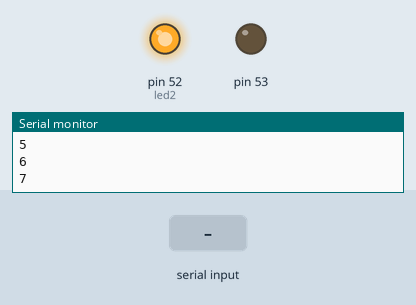
This sketch was run on a simulated Arduino Mega 2560, built with avr-gcc and run on an emulated ATmega2560. On the bench: output pins drawn as LEDs (lit = HIGH), the last lines printed to the serial monitor. The test bench sets the inputs (shaded band).

Above: at 0.62 s.
1.3 s: "w" received over the second serial link
At 2.1 s:
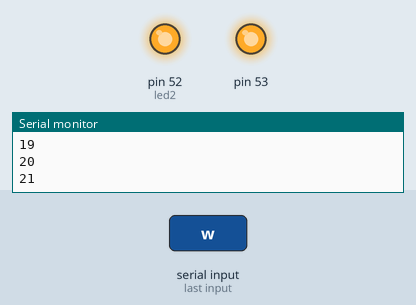
At 3.1 s:
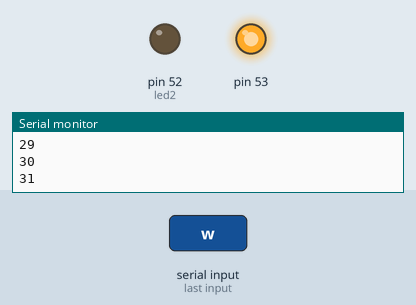
4.3 s: "x" received over the second serial link
Timing chart, 0 to 13.3 s (numbered marks = the images above; inputs shaded):
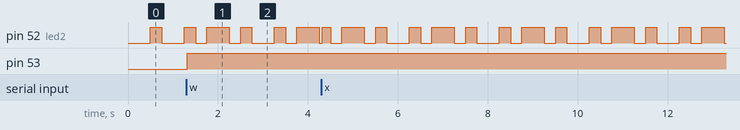

Measured:
- after the input at 1.3 s, pin 53: LOW → HIGH at once
- by itself, pin 52 (led2): repeats every 2.0 s: LOW 0.25 s, HIGH 0.50 s, LOW 0.25 s, HIGH 0.25 s, LOW 0.50 s, HIGH 0.25 s

The sketch:

BTcar_break_test.ino
```cpp
//char getstr;
//void setup()
//{
//  Serial.begin(9600);
//}
//void loop()
//{
//  getstr=Serial.read();
//  if(getstr=='h')
//  {
//    Serial.println("I am here!");
//  }
//  else if(getstr=='b'){
//    Serial.println("See you!");
//  }
//}


//#include "I2Cdev.h"
//#include "MPU6050_6Axis_MotionApps20.h"
//
//MPU6050 mpu; //实例化一个 MPU6050 对象，对象名称为 mpu
//int16_t ax, ay, az, gx, gy, gz;
//
////********************angle data*********************//
//float Gyro_y; //Y轴陀螺仪数据暂存
//float Gyro_x;
//float Gyro_z;
//float angleAx;
//float angle6;
//float K1 = 0.05; // 对加速度计取值的权重
//float Angle; //一阶互补滤波计算出的小车最终倾斜角度
//float accelz = 0;
//
////********************angle data*********************//
//
////***************Kalman_Filter*********************//
//float P[2][2] = {{ 1, 0 },
//  { 0, 1 }
//};
//float Pdot[4] = { 0, 0, 0, 0};
//float Q_angle = 0.001, Q_gyro = 0.005; //角度数据置信度,角速度数据置信度
//float R_angle = 0.5 , C_0 = 1;
//float q_bias, angle_err, PCt_0, PCt_1, E, K_0, K_1, t_0, t_1;
//float timeChange = 5; //滤波法采样时间间隔毫秒
//float dt = timeChange * 0.001; //注意：dt的取值为滤波器采样时间
////***************Kalman_Filter*********************//
//
//void Angletest()
//{
//  //平衡参数
//  Angle = atan2(ay , az) * 57.3;           //角度计算公式
//  Gyro_x = (gx - 128.1) / 131;              //角度转换
//  Kalman_Filter(Angle, Gyro_x);            //卡曼滤波
//  //旋转角度Z轴参数
//  if (gz > 32768) gz -= 65536;              //强制转换2g  1g
//  Gyro_z = -gz / 131;                      //Z轴参数转换
//  accelz = az / 16.4;
//
//  angleAx = atan2(ax, az) * 180 / PI; //计算与x轴夹角
//  Gyro_y = -gy / 131.00; //计算角速度
//  //一阶互补滤波
//  angle6 = K1 * angleAx + (1 - K1) * (angle6 + Gyro_y * dt);
//}
//
//////////////////////////kalman/////////////////////////
//float angle, angle_dot;                                //平衡角度值
//void Kalman_Filter(double angle_m, double gyro_m)
//{
//  angle += (gyro_m - q_bias) * dt;
//  angle_err = angle_m - angle;
//  Pdot[0] = Q_angle - P[0][1] - P[1][0];
//  Pdot[1] = - P[1][1];
//  Pdot[2] = - P[1][1];
//  Pdot[3] = Q_gyro;
//  P[0][0] += Pdot[0] * dt;
//  P[0][1] += Pdot[1] * dt;
//  P[1][0] += Pdot[2] * dt;
//  P[1][1] += Pdot[3] * dt;
//  PCt_0 = C_0 * P[0][0];
//  PCt_1 = C_0 * P[1][0];
//  E = R_angle + C_0 * PCt_0;
//  K_0 = PCt_0 / E;
//  K_1 = PCt_1 / E;
//  t_0 = PCt_0;
//  t_1 = C_0 * P[0][1];
//  P[0][0] -= K_0 * t_0;
//  P[0][1] -= K_0 * t_1;
//  P[1][0] -= K_1 * t_0;
//  P[1][1] -= K_1 * t_1;
//  angle += K_0 * angle_err; //角度
//  q_bias += K_1 * angle_err;
//  angle_dot = gyro_m - q_bias; //角速度
//}
//
//
//void setup() {
//  Wire.begin();                            //加入 I2C 总线序列
//  Serial.begin(9600);                       //开启串口，设置波特率
//  delay(1000);
//  mpu.initialize();                       //初始化MPU6050
//}
//
//void loop() {
//  mpu.getMotion6(&ax, &ay, &az, &gx, &gy, &gz);     //IIC获取MPU6050六轴数据 ax ay az gx gy gz
//
//  Angletest();                                      //获取angle 角度和卡曼滤波
//
//  Serial.print(ax);Serial.print(",");
//  Serial.print(ay);Serial.print(",");
//  Serial.print(az);Serial.print("---");
//  Serial.print(angle);Serial.print(",");
//  Serial.print(angle_dot);Serial.print(",");
//  Serial.println(angle6);
//
//  delay(5);
//}


#include  <SoftwareSerial.h>  //引用BlueTooth库
#include <MsTimer2.h>
SoftwareSerial  BT(12,11);  //设定BlueTooth接收脚,  传送脚
const int intA = 40;  //每 250 ms 做一次 myJobOne
const int intB = 250;  // 每 250 ms 做一次 myJobTwo
int led2 = 52;  // pin 8
int btin1 = 11;
int btin2 = 12;
const int INTERVAL = 1;   // 0.001 秒 = 1ms
char  comm;      //接收BT值
static unsigned int cnt = 0;

void ggyy( ) {
   static unsigned int gy = 0;
   ++gy;
   if(gy > 1000) gy = 0;
   if( gy % intA == 0) myJobOne( );   // gy 除以 intA 的餘數是 0
   if( gy % intB == 0) myJobTwo( );
}
void myJobOne( ) {
    if(BT.available()  >  0){
      comm  =  BT.read();
      Serial.println(comm);
      switch(comm){
        case  'w'  :  //接收到  'w'，前进
          Serial.println("forward");
          myNewJob( );
          break;
        case  'x'  :  //接收到  'x'，后退
          Serial.println("backward");
          myJobTwo( );
          break;
      }
    }

}

void setup( ) {
  BT.begin(9600);    //启动BlueTooth
  Serial.begin(9600);
  pinMode(53, OUTPUT);
  pinMode(led2, OUTPUT);
  pinMode(btin1,INPUT);
  pinMode(btin2,INPUT);
  MsTimer2::set(INTERVAL, ggyy); // INTERVAL ms
  MsTimer2::start( );
}

void loop( ) {
  cntReset();
  Serial.println(cnt);
  delay(100);
}

void cntReset()
{
  ++cnt;
  if(cnt > 1000)
    cnt = 0;
}

void myNewJob( ){
   static int gy = 0;
   gy = 1- gy;  // toggle 0, 1
   digitalWrite(53, gy);  // pin 13 LED
   delay(cnt);
}

//void myJobOne( ) {
//   static int gy = 0; // 故意與 myJobOne 內gy不同 !
//   gy = 1- gy;  // toggle 0, 1
//   digitalWrite(led1, gy);  // pin 8 LED
////   delay(cnt+500);
//}

void myJobTwo( ) {
   static int gy = 1; // 故意與 myJobOne 內gy不同 !
   gy = 1- gy;  // toggle 0, 1
   digitalWrite(led2, gy);  // pin 8 LED
//   delay(cnt+500);
}


//#include  <SoftwareSerial.h>  //引用BlueTooth库
//#include <MsTimer2.h>
//const int intA = 400;  //每 250 ms 做一次 myJobOne
//const int intB = 250;  // 每 250 ms 做一次 myJobTwo
//int led2 = 52;  // pin 8
//const int INTERVAL = 1;   // 0.001 秒 = 1ms
//
//void ggyy( ) {
//   static unsigned int gy = 0;
//   ++gy;
//   Serial.println(gy);
//   if(gy > 1000)
//   gy =0;
//   if( gy % intA == 0) myJobOne( );   // gy 除以 intA 的餘數是 0
//   if( gy % intB == 0) myJobTwo( );
//}
//
//void setup( ) {
//  Serial.begin(9600);
//  pinMode(53, OUTPUT);
//  pinMode(led2, OUTPUT);
//  MsTimer2::set(INTERVAL, ggyy); // INTERVAL ms
//  MsTimer2::start( );
//}
//
//void loop( ) {
//  delay(6123);  // 故意
//  MsTimer2::stop( );  delay(3388);  MsTimer2::start( );
//}
//
//void myJobOne( ) {
//   static int gy = 0;
//   gy = 1- gy;  // toggle 0, 1
//   digitalWrite(53, gy);  // pin 13 LED
//}
//
//void myJobTwo( ) {
//   static int gy = 1; // 故意與 myJobOne 內gy不同 !
//   gy = 1- gy;  // toggle 0, 1
//   digitalWrite(led2, gy);  // pin 8 LED
//}


//定时器库的 头文件
//#include <MsTimer2.h>
////中断处理函数，改变灯的状态
//void flash()
//{
//   static boolean output = HIGH;
//   digitalWrite(53, output);
//   output = !output;
//}
//void flash2()
//{
//  static boolean output2= HIGH;
//  digitalWrite(52, output2);
//  output2=!output2;
//}
//void setup()
//{
//   pinMode(53, OUTPUT);
//   pinMode(52, OUTPUT);
//   // 中断设置函数，每 500ms 进入一次中断
//   MsTimer2::set(500, flash);
//   //MsTimer2::set(100,flash2);
//   //开始计时
//   MsTimer2::start();
//}
//
//void loop(){}


//动手做14-2：用  Android  手机蓝牙遥控机器人
//详细说明，请参阅第十四章，14-17页。

//#include  <SoftwareSerial.h>  //引用BlueTooth库
//#include  <Metro.h>  //引用Metro库
////SoftwareSerial  BT(12,11);  //设定BlueTooth接收脚,  传送脚
//
//const int blinkPin1 = 52; //定义 LED 引脚13
//const int blinkPin2 = 53; //定义 LED 引脚12
//
//boolean blink1State = false;   //定义 blink1State 为false状态
//boolean blink2State = false;   //定义 blink2State 为false状态
//
//Metro blink1Metro = Metro(1000);   //把 blink1Metro 实例化 Metro 对象 ，并设置间隔时间
//Metro blink2Metro = Metro(700);     //把 blink2Metro 实例化 Metro 对象 ，并设置间隔时间
//
//
//void setup(){
//  pinMode(blinkPin1 , OUTPUT);   //设置blinkPin1 为输出模式
//  pinMode(blinkPin2 , OUTPUT);   //设置blinkPin2 为输出模式
//}
//
//
//void loop(){
//
//  if(blink1Metro.check()){  //检查blink1Metro间隔(我的理解是计时器每隔100毫秒就会返回true，就执行以下程序)
//    blink1State = !blink1State;   //反转blink1State的逻辑真或假（false or true）
//    digitalWrite(blinkPin1, blink1State); //数字引脚，设置为blink1State的状态
//  }
//
//
//  if(blink2Metro.check()){
//    blink2State = !blink2State;
//    digitalWrite(blinkPin2, blink2State);
//  }
//
//}


//char  comm;      //接收BT值
//const byte t = 19;   //超声波的脉冲发射脚
//const byte e = 18;   //超声波的信号接收脚
//const byte L1 = 13;  //LED接脚
//const byte IA = 2;   //电机  A  的正反转接脚
//const byte IB = 3;   //电机  A  的正反转接脚
//const byte IC = 4;   //电机  B  的正反转接脚
//const byte ID = 5;   //电机  B  的正反转接脚
//const byte EA = 6;   //电机  A  的speed接脚
//const byte EB = 7;   //电机  B  的speed接脚
//const byte sp = 100;  //speed
//const byte time = 200;  //time
//long dd;      //将超声波的信号接收脚的信号转换为距离（厘米）的变量
//int val;      //左转右转随机数变量
//
//void  stop(){       //停止
//  analogWrite(EA,0);
//  analogWrite(EB,0);
//  digitalWrite(IA,LOW);
//  digitalWrite(IB,  LOW);
//  digitalWrite(IC,  LOW);
//  digitalWrite(ID,  LOW);
//}
//void  forward(){    //前进
//  analogWrite(EA,sp);
//  analogWrite(EB,sp);
//  digitalWrite(IA,  HIGH);
//  digitalWrite(IB,  LOW);
//  digitalWrite(IC,  HIGH);
//  digitalWrite(ID,  LOW);
//  delay(time);
//  stop();
//}
//void  backward(){    //后退
//  analogWrite(EA,sp);
//  analogWrite(EB,sp);
//  digitalWrite(IA,  LOW);
//  digitalWrite(IB,  HIGH);
//  digitalWrite(IC,  LOW);
//  digitalWrite(ID,  HIGH);
//  delay(time);
//  stop();
//}
//void  turnLeft(){    //左转
//  analogWrite(EA,sp);
//  analogWrite(EB,sp);
//  digitalWrite(IA,  HIGH);
//  digitalWrite(IB,  LOW);
//  digitalWrite(IC,  LOW);
//  digitalWrite(ID,  HIGH);
//  delay(time);
//  stop();
//}
//void  turnRight(){    //右转
//  analogWrite(EA,sp);
//  analogWrite(EB,sp);
//  digitalWrite(IA,  LOW);
//  digitalWrite(IB,  HIGH);
//  digitalWrite(IC,  HIGH);
//  digitalWrite(ID,  LOW);
//  delay(time);
//  stop();
//}
//void  ping(){
//  digitalWrite(t,  LOW);  //低高低电平发一个短时间脉冲
//  delayMicroseconds(2);
//  digitalWrite(t,  HIGH);
//  delayMicroseconds(10);
//  digitalWrite(t,  LOW);
//  dd  =  float(  pulseIn(e,  HIGH)  *  17  )  /  1000;  //将回波时间换算成cm
//}
//void  setup(){
//  pinMode(L1,  OUTPUT);
//  pinMode(4,  OUTPUT);
//  pinMode(e,  INPUT);
//  pinMode(t,  OUTPUT);
//  pinMode(8,  OUTPUT);
//  pinMode(9,  OUTPUT);
//  digitalWrite(9,HIGH);
//  pinMode(14,  OUTPUT);
//  digitalWrite(14,HIGH);
//  BT.begin(9600);    //启动BlueTooth
//  Serial.begin(9600);
//  pinMode(IA,  OUTPUT);  //电机  A  的致能脚位
//  pinMode(IB,  OUTPUT);  //电机  A  的致能脚位
//  pinMode(IC,  OUTPUT);  //电机  B  的致能脚位
//  pinMode(ID,  OUTPUT);  //电机  B  的致能脚位
//  randomSeed(analogRead(5));  //转向随机种子
//  stop();      //先停止电机
///*  digitalWrite(L1,  HIGH);
//  delay(500);
//  digitalWrite(L1,  LOW);
//  digitalWrite(L1,  HIGH);
//  delay(500);
//  digitalWrite(L1,  LOW);
//  digitalWrite(L1,  HIGH);
//  delay(500);
//  digitalWrite(L1,  LOW);
//  */
//}
//void  loop(){
//  ping();
//  Serial.print("distance:");
//  Serial.print(dd);
//  Serial.println("cm");
//  delay(100);
//  if(dd  >  10){
//    if(BT.available()  >  0){
//      comm  =  BT.read();
//      Serial.println(comm);
//      digitalWrite(L1,  HIGH);
//      delay(100);
//      digitalWrite(L1,  LOW);
//      switch(comm){
//        case  'w'  :  //接收到  'w'，前进
//          Serial.println("forward");
//          forward();
//          break;
//        case  'x'  :  //接收到  'x'，后退
//          Serial.println("backward");
//          backward();
//          break;
//        case  'a'  :  //接收到  'a'，左转
//          Serial.println("left");
//          turnLeft();
//          break;
//        case  'd'  :    //接收到  'd'，右转
//          Serial.println("right");
//          turnRight();
//          break;
//        case  's'  :    //接收到  's'，停止电机
//          Serial.println("stop");
//          stop();
//          break;
//        case  'u'  :
//          break;
//      }
//    }
//  }
//  else{
//  stop();
//  val  =  random(2);
//  if(val  ==  0){
//    //以下语句保证在遇到障碍物时，持续右转，直至避开障碍物为止。
//    //障碍物定义为离小车10cm距离的目标。
//    ping();
//    while(dd  <=  10){
//    turnRight();
//    delay(500);
//    stop();
//    ping();
//    }
//  }
//  else{
//    //以下语句保证在遇到障碍物时，持续左转，直至避开障碍物为止。
//    //障碍物定义为离小车10cm距离的目标。
//    ping();
//    while(dd  <=  10){
//    turnLeft();
//    delay(500);
//    stop();
//    ping();
//    }
//  }
//}
//}
```
